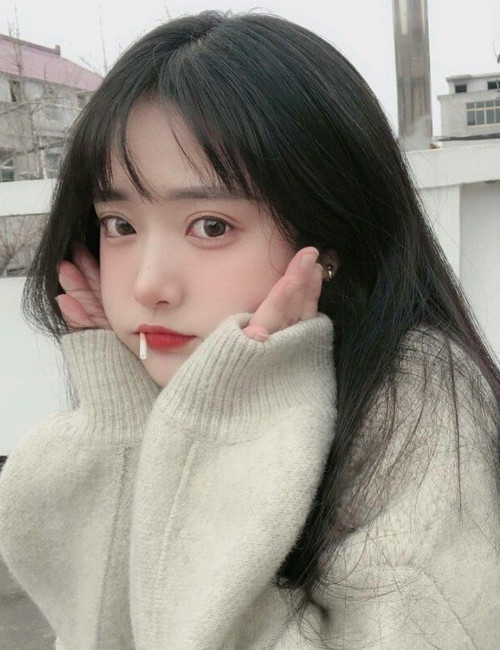
#> input picture Feature Mapping Image/Data/test.jpg, 500 x 650 px
$ python Answer.py
#> lines starting #> are read from the running program, lines starting #| are printed output that depends on the picture
import cv2

# Read the image
image = cv2.imread('./Data/test.jpg')
#> image is the input picture: shape (650, 500, 3); mean B, G, R 136, 145.6, 150.6

# Initialize the SIFT and ORB feature extractors
sift = cv2.SIFT_create()
orb = cv2.ORB_create()

# Find keypoints and descriptors for SIFT
keypoints_sift, descriptors_sift = sift.detectAndCompute(image, None)
#> keypoints_sift = 834 keypoints; strongest (x, y, size): (330, 272, 1.8), (302, 568, 42.4), (76, 233, 51.3), (460, 86, 11.1)
# Find keypoints and descriptors for ORB
keypoints_orb, descriptors_orb = orb.detectAndCompute(image, None)
#> keypoints_orb = 500 keypoints; strongest (x, y, size): (330, 272, 31), (314, 249, 77.1), (311, 248, 92.6), (312, 247, 111.1)

# Draw keypoints on the image for SIFT and ORB
image_with_keypoints_sift = cv2.drawKeypoints(image, keypoints_sift, None)
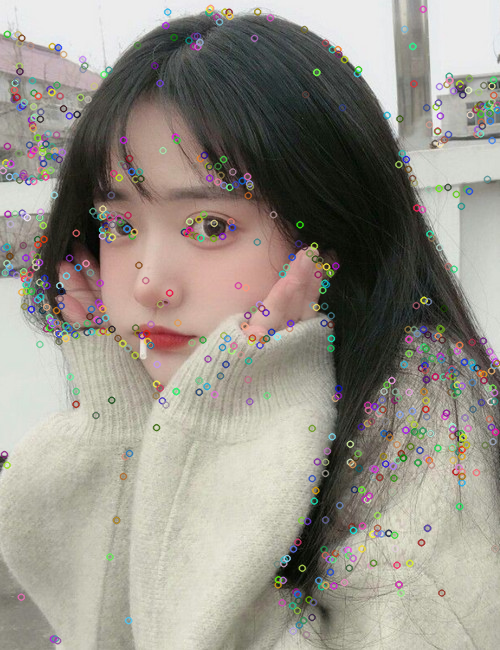
#> image_with_keypoints_sift: shape (650, 500, 3); mean B, G, R 136.3, 145.5, 150.2
image_with_keypoints_orb = cv2.drawKeypoints(image, keypoints_orb, None)
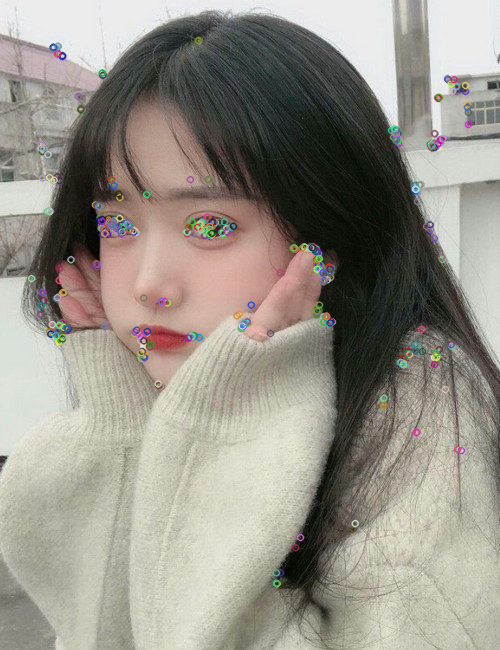
#> image_with_keypoints_orb: shape (650, 500, 3); mean B, G, R 136.4, 145.8, 150.6

# Display the original image and images with keypoints using OpenCV
cv2.imshow('Original Image', image)
cv2.imshow('SIFT Keypoints', image_with_keypoints_sift)
cv2.imshow('ORB Keypoints', image_with_keypoints_orb)

# Wait for a key press and close all windows
cv2.waitKey(0)
cv2.destroyAllWindows()
